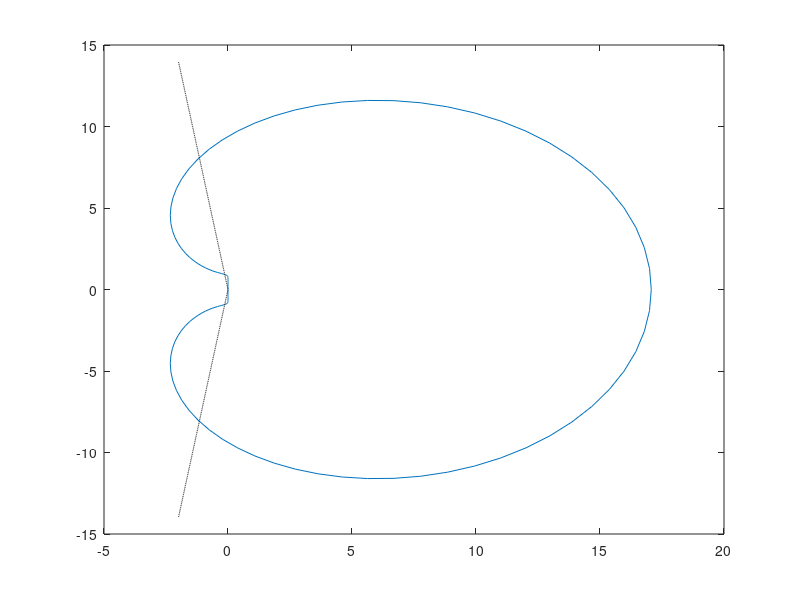

Here is the MATLAB script that generated this plot: (Note: this script raises an error after producing the figure.)
%% Final 2019-2020

close all; clear;
format long;

%% Theoretical exercise

%% (b)

rhoVec = [1 ; -300/137 ; 300/137 ; -200/137 ; 75/137 ; -12/137];
roots_rho = roots(rhoVec);

% disp(roots_rho)
% disp(norm(roots_rho(1)))
% disp(norm(roots_rho(2))) % same as disp(norm(roots_rho(3)))
% disp(norm(roots_rho(4))) % same as disp(norm(roots_rho(5)))

%% (c)

rho = @(mu) mu.^5 + (-300*mu.^4 + 300*mu.^3 - 200*mu.^2 + 75*mu - 12)/137;
sigma = @(mu) (mu.^5)*60/137;
z_ratio = @(mu) rho(mu)./sigma(mu);

N = 150; 
thVec = 2*pi*(0:N-1)/N;
muVec = exp(1i*thVec');
zVec = z_ratio(muVec); % compute the marginal values of z

A = [-1 -7 ; 7 -1];
eVal = eig(A); % disp(eVal);
hVec = .001:0.001:2;

figure(1)
plot(real(zVec), imag(zVec))
hold on
plot(real(hVec*eVal(1)), imag(hVec*eVal(1)), '--k')
plot(real(hVec*eVal(2)), imag(hVec*eVal(2)), '--k')
hold off

% After seeing the lines in the picture, we will want to use Newton's
% method to find the actual intersection values, or approximate them. To
% use Newton's method, we would need to implement a function that
% represents de distance between the line and the boundary.
% The integrations will be numerically stable out of the region.

%% Problem 1

%% (a)

% Let X = [r, th]
% X_t = F(X)

[eVec1, eVal1] = eig(jac(@ F1, [0 ; 0])); eVal1 = diag(eVal1);
[eVec2, eVal2] = eig(jac(@ F1, [1 ; 0])); eVal2 = diag(eVal2);
[eVec3, eVal3] = eig(jac(@ F1, [.5 ; -.5])); eVal3 = diag(eVal3);

disp(eVal1); disp(eVal2); disp(eVal3);
% The second fixed point has real eigenvalues
disp(eVec2);

%% (b)

Ft = @(t, X) F(X);

figure(2)
plot([0 ; 1 ; .5], [0 ; 0 ; -.5], '*k')

hold on
for y0 = -1:0.1:1
    X0 = [1.5 ; y0];
    [~, X] = rk4(@ Ft1, 0, 5e-2, X0, 1000);

    plot(X(1, :), X(2, :));
end

for y0 = -.4:-0.03:-.49
    X0 = [.5 ; y0];
    [~, X] = rk4(@ Ft1, 0, 5e-2, X0, 1000);

    plot(X(1, :), X(2, :));
end
hold off

%% (c)

Y0 = -.4:-0.01:-.49;
Tm = Y0*0; m = 200;

figure(3)
plot(.5, -.5, '*k')
hold on
for k = 1:length(Y0)
    X0 = [.5 ; Y0(k)];
    [T, X] = rk4(@Ft1, 0, 5e-2, X0, m);
    
    dist = zeros(1, m+1);
    for ii = 1:m+1
        dist(ii) = norm(X(:, ii)-X0);
    end
    [~, idx] = min(dist(1:end)); Tm(k) = T(idx+9);

    plot(X(1, :), X(2, :));
end
hold off

disp(Tm)

%% (d)

% No estamos usando eigenvectors :(

[T, trajVec] = rk4(@Ft1, 0, 5e-2, [1, -1e-6], 600);

figure(3)
plot(1, 0, '*k')
hold on
plot(trajVec(1, :), trajVec(2, :))
hold off

%% Problem 2

close all; clear;
format long;

%% (a)

global n D D2 P R
n = 100; 
[D, xNodes] = chebdiff(n);
sNodes = (1 - xNodes)/2; D2 = D^2;

%% (b)

Th0 = sNodes(2:n)*0;

P = 10; R = 5;
[Thk1, ~, ~] = newtonn(Th0, 1e-6, 200, @F2);

R = 10;
[Thk2, ~, ~] = newtonn(Th0, 1e-6, 200, @F2);

%% (c)

figure(3)
hold on
plot(sNodes(1:n), [0 ; flip(Thk1(:, end))])
plot(sNodes(1:n), [0 ; flip(Thk2(:, end))])
hold off

%% (d)

grid = linspace(0, 1, 100);
thetaVec = interp1(sNodes(2:n), Thk1(:, end), grid);

figure(4)
plot(grid, thetaVec)

xVec = thetaVec*0; yVec = thetaVec*0;
for kk = 1:99
    xVec(kk) = trapz(cos(thetaVec([1 kk])));
    yVec(kk) = trapz(sin(thetaVec([1 kk])));
end

figure(5)
plot(xVec, yVec, 'o')

%% Auxiliar codes

function F = F1(X)
    r2 = @(X) X(1)^2 + X(2)^2;
    Fun = @(X) [-X(1)*r2(X) - X(2)*(1-r2(X))+X(1)^2-X(2)^2 ; ...
        X(1)*(1-r2(X)) - X(2)*r2(X) + 2*X(1)*X(2)];
    
    F = Fun(X);
end

function F = Ft1(t, X)
    F = F1(X);
end

function F = F2(f)
    global n D2 D P R
    
    c11 = 1; c12 = 0; c13 = 0; 
    c21 = 0; c22 = 1; c23 = 0;

    L = 4*D2; Lh = L(2:n, 2:n);

    M1 = 2*[D(1,2:n) ; D(n+1,2:n)]; 
    M2 = [c21 + c22*(-2)*D(1,1), c22*(-2)*D(1,n+1); c12*(-2)*D(n+1,1), c11+c12*(-2)*D(n+1,n+1)];
    M3 = [L(2:n,1) L(2:n,n+1)] ; 
    
    N = P*sin(f) - R*cos(f); 
    Maux = (M3*inv(M2))*[c22 0; 0 c12]*M1;

    F = (Lh + Maux)*f + M3*inv(M2)*[c23 ; c13] + N;
end